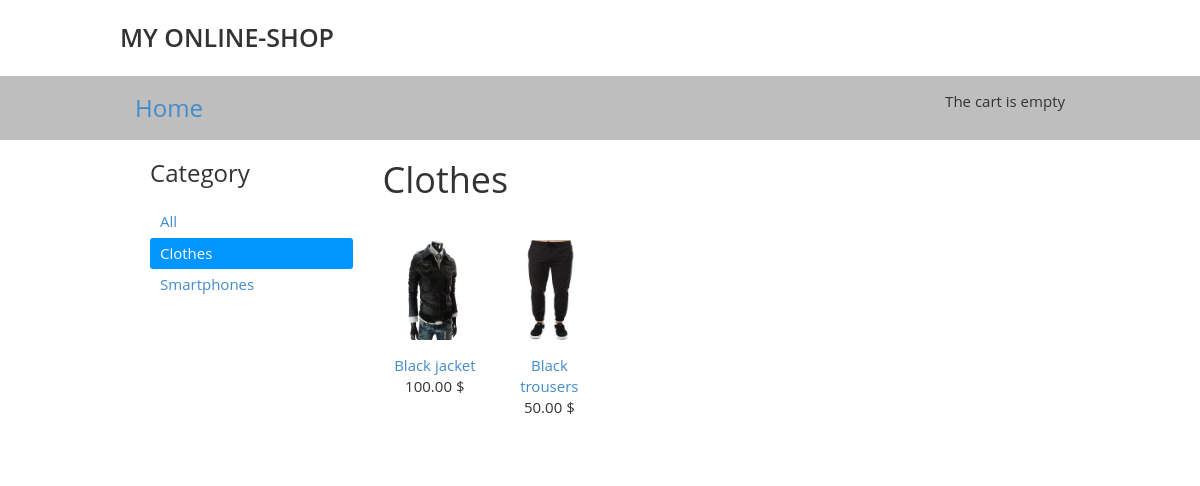
Screenshot of /odezhda/ with the database file from the repository.
### shop/models.py (models this page shows, shortened)
class Category(models.Model):
    name = models.CharField(max_length=200, db_index=True)
    slug = models.SlugField(max_length=200, db_index=True, unique=True)
    class Meta:
        ordering = ['name']
        verbose_name = 'Category'
        verbose_name_plural = 'Categories'
    def get_absolute_url(self):
        return reverse("shop:ProductListByCategory", args=[self.slug])

class Product(models.Model):
    category = models.ForeignKey(Category, related_name='products',
        verbose_name='Category', on_delete=models.PROTECT)
    name = models.CharField(max_length=200, db_index=True,
        verbose_name='Name')
    slug = models.SlugField(max_length=200, db_index=True)
    image = models.ImageField(upload_to='products/%Y/%m/%d', blank=True,
        verbose_name='Item Image')
    description = models.TextField(blank=True, verbose_name='Description')
    price = models.DecimalField(max_digits=10, decimal_places=2, verbose_name='Price')
    stock = models.PositiveIntegerField(verbose_name='In stock')
    available = models.BooleanField(default=True, verbose_name='Available')
    created = models.DateTimeField(auto_now_add=True)
    updated = models.DateTimeField(auto_now=True)
    class Meta:
        ordering = ['name']
        index_together = [
            ['id', 'slug']
        ]
    def get_absolute_url(self):
        return reverse("shop:ProductDetail", args=[self.id, self.slug])

### shop/views.py (the view)
# urls.py: path('<category_slug>/', views.ProductList, name='ProductListByCategory'),
def ProductList(request, category_slug=None):
    category = None
    categories = Category.objects.all()
    products = Product.objects.filter(available=True)
    if category_slug:
        category = get_object_or_404(Category, slug=category_slug)
        products = products.filter(category=category)
    return render(request, 'shop/product/list.html', {
        'category': category,
        'categories': categories,
        'products': products
    })

### cart/cart.py (called while the page is built)
    def __len__(self):
        return sum(item['quantity'] for item in self.cart.values())

### cart/context_processors.py (called while the page is built)
def cart(request):
    return {'cart': Cart(request)}

### shop/templates/shop/product/list.html (shortened to what this page needs)
{% extends 'shop/base.html' %}
{% load static %}
{% block content %}
    <div id='sidebar' class='col-sm-3'>
        <h3>Category</h3>
        <ul>
            <li {% if not category %} class="selected" {% endif %}>
                <a href={% url 'shop:ProductList' %}>All</a>
            </li>
            {% for cat in categories %}
                <li {% if category.slug == cat.slug %} class="selected" {% endif %}>
                    <a href="{{ cat.get_absolute_url }}">{{ cat.name }}</a>
                </li>
            {% endfor %}
        </ul>
    </div>
    <div id="main" class="product_list col-sm-9">
        <h1>{% if category %}{{ category.name }}{% else %}Items{% endif %}</h1>
        <div class="gall">
        <div class="items row">
            {% for product in products %}
                <div class="item col-sm-4">
                    <a href="{{ product.get_absolute_url}}">
                        <img src="{% if product.image %}{{ product.image.url }}{% else %}{% static "img/no-image.jpg"%}{% endif %}" width='150' height='225' class="img-responsive">
                    </a>
                    <a href="{{ product.get_absolute_url}}">{{ product.name }}</a><br>
                    {{ product.price }} $
                </div>
            {% endfor %}
        </div>
        </div>
    </div>
{% endblock %}</code>

### shop/static/css/style.css (style rules this page uses)
body { font-size: 15px; font-family: 'Open Sans', sans-serif; }
#sidebar ul { list-style: none; margin: 0; padding: 0; margin-top: 20px; }
#sidebar ul li { padding: 5px 10px; }
#sidebar ul li.selected { background: #0095ff; color: white; border-radius: 3px; }
#sidebar ul li.selected a { color: white; }
.items { margin-top: 20px; }
.item { text-align: center; margin-bottom: 30px; }
.item a img { margin-bottom: 15px; }

### shop/templates/shop/base.html (style rules this page uses)
.gall { float: left; width: 50%; padding: 10px; box-sizing: border-box; }
.gall img { display: block; max-width: 100%; height: 100px; }

### rows the page displays
Category: name "Clothes"
Category: name "Smartphones"
Product: image (picture), name "Black jacket", price "100.00"
Product: image (picture), name "Black trousers", price "50.00"
